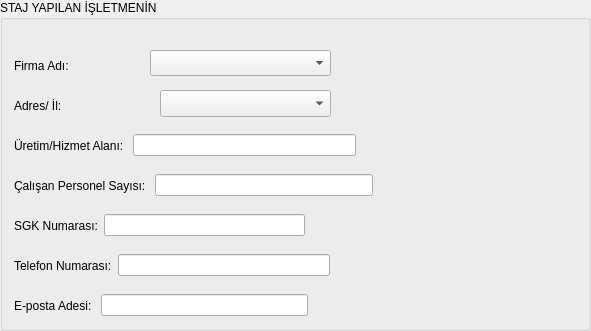
   <widget class="QGroupBox" name="groupBox_2">
    <property name="geometry">
     <rect>
      <x>20</x>
      <y>320</y>
      <width>591</width>
      <height>331</height>
     </rect>
    </property>
    <property name="title">
     <string>STAJ YAPILAN İŞLETMENİN</string>
    </property>
    <widget class="QWidget" name="layoutWidget_10">
     <property name="geometry">
      <rect>
       <x>14</x>
       <y>290</y>
       <width>294</width>
       <height>31</height>
      </rect>
     </property>
     <layout class="QHBoxLayout" name="horizontalLayout_16">
      <item>
       <widget class="QLabel" name="label_20">
        <property name="text">
         <string>E-posta Adesi: </string>
        </property>
       </widget>
      </item>
      <item>
       <widget class="QLineEdit" name="lneFrmEposta"/>
      </item>
     </layout>
    </widget>
    <widget class="QComboBox" name="cmbFrmAdres">
     <property name="geometry">
      <rect>
       <x>160</x>
       <y>90</y>
       <width>171</width>
       <height>27</height>
      </rect>
     </property>
     <property name="currentIndex">
      <number>-1</number>
     </property>
     <item>
      <property name="text">
       <string>ADANA</string>
      </property>
     </item>
     <item>
      <property name="text">
       <string>ADIYAMAN</string>
      </property>
     </item>
     <item>
      <property name="text">
       <string>AFYON</string>
      </property>
     </item>
     <item>
      <property name="text">
       <string>AĞRI</string>
      </property>
     </item>
     <item>
      <property name="text">
       <string>AMASYA</string>
      </property>
     </item>
     <item>
      <property name="text">
       <string>ANKARA</string>
      </property>
     </item>
     <item>
      <property name="text">
       <string>ANTALYA</string>
      </property>
     </item>
     <item>
      <property name="text">
       <string>ARTVİN</string>
      </property>
     </item>
     <item>
      <property name="text">
       <string>AYDIN</string>
      </property>
     </item>
     <item>
      <property name="text">
       <string>BALIKESİR</string>
      </property>
     </item>
     <item>
      <property name="text">
       <string>BİLECİK</string>
      </property>
     </item>
     <item>
      <property name="text">
       <string>BİTLİS</string>
      </property>
     </item>
     <item>
      <property name="text">
       <string>BOLU</string>
      </property>
     </item>
     <item>
      <property name="text">
       <string>BURDUR </string>
      </property>
     </item>
     <item>
      <property name="text">
       <string>BURSA</string>
      </property>
     </item>
     <item>
      <property name="text">
       <string>ÇANAKKALE</string>
      </property>
     </item>
     <item>
      <property name="text">
       <string>ÇANKIRI</string>
      </property>
     </item>
     <item>
      <property name="text">
       <string>ÇORUM</string>
      </property>
     </item>
     <item>
      <property name="text">
       <string>DENİZLİ</string>
      </property>
     </item>
     <item>
      <property name="text">
       <string>DİYARBAKIR</string>
      </property>
     </item>
     <item>
      <property name="text">
       <string>ADANA</string>
      </property>
     </item>
     <item>
      <property name="text">
       <string>EDİRNE</string>
      </property>
     </item>
     <item>
      <property name="text">
       <string>ELAZIĞ</string>
      </property>
     </item>
     <item>
      <property name="text">
       <string>ERZİNCAN</string>
      </property>
     </item>
     <item>
      <property name="text">
       <string>ERZURUM</string>
      </property>
     </item>
     <item>
      <property name="text">
       <string>ESKİŞEHİR</string>
      </property>
     </item>
     <item>
      <property name="text">
       <string>GAZİANTEP</string>
      </property>
     </item>
     <item>
      <property name="text">
       <string>GİRESUN</string>
      </property>
     </item>
     <item>
      <property name="text">
       <string>GÜMÜŞHANE</string>
      </property>
     </item>
     <item>
      <property name="text">
       <string>HAKKARİ</string>
      </property>
     </item>
     <item>
      <property name="text">
       <string>HATAY</string>
      </property>
     </item>
     <item>
      <property name="text">
       <string>ISPARTA</string>
      </property>
     </item>
     <item>
      <property name="text">
       <string>MERSİN</string>
      </property>
     </item>
     <item>
      <property name="text">
       <string>İSTANBUL</string>
      </property>
     </item>
     <item>
      <property name="text">
       <string>İZMİR</string>
      </property>
     </item>
     <item>
      <property name="text">
       <string>KARS</string>
      </property>
     </item>
     <item>
      <property name="text">
       <string>KASTAMONU</string>
      </property>
     </item>
     <item>
      <property name="text">
       <string>KAYSERİ</string>
      </property>
     </item>
     <item>
      <property name="text">
       <string>KIRKLARELİ</string>
      </property>
     </item>
     <item>
      <property name="text">
       <string>KIRŞEHİR</string>
      </property>
     </item>
     <item>
      <property name="text">
       <string>KOCAELİ</string>
      </property>
     </item>
     <item>
      <property name="text">
       <string>KONYA</string>
      </property>
     </item>
     <item>
      <property name="text">
       <string>KÜTAHYA</string>
      </property>
     </item>
     <item>
      <property name="text">
       <string>MALATYA</string>
      </property>
     </item>
     <item>
      <property name="text">
       <string>MANİSA</string>
      </property>
     </item>
     <item>
      <property name="text">
       <string>K.MARAŞ</string>
      </property>
     </item>
     <item>
      <property name="text">
       <string>MARDİN</string>
      </property>
     </item>
     <item>
      <property name="text">
       <string>MUĞLA</string>
      </property>
     </item>
     <item>
      <property name="text">
       <string>MUŞ</string>
      </property>
     </item>
     <item>
      <property name="text">
       <string>NEVŞEHİR</string>
      </property>
     </item>
     <item>
      <property name="text">
       <string>NİĞDE</string>
      </property>
     </item>
     <item>
      <property name="text">
       <string>ORDU</string>
      </property>
     </item>
     <item>
      <property name="text">
       <string>RİZE</string>
      </property>
     </item>
     <item>
      <property name="text">
       <string>SAKARYA</string>
      </property>
     </item>
     <item>
      <property name="text">
       <string>SAMSUN</string>
      </property>
     </item>
     <item>
      <property name="text">
       <string>SİİRT</string>
      </property>
     </item>
     <item>
      <property name="text">
       <string>SİNOP</string>
      </property>
     </item>
     <item>
      <property name="text">
       <string>SİVAS</string>
      </property>
     </item>
     <item>
      <property name="text">
       <string>TEKİRDAĞ</string>
      </property>
     </item>
     <item>
      <property name="text">
       <string>TOKAT</string>
      </property>
     </item>
     <item>
      <property name="text">
       <string>TRABZON</string>
      </property>
     </item>
     <item>
      <property name="text">
       <string>TUNCELİ</string>
      </property>
     </item>
     <item>
      <property name="text">
       <string>ŞANLIURFA</string>
      </property>
     </item>
     <item>
      <property name="text">
       <string>UŞAK</string>
      </property>
     </item>
     <item>
      <property name="text">
       <string>VAN</string>
      </property>
     </item>
     <item>
      <property name="text">
       <string>YOZGAT</string>
      </property>
     </item>
     <item>
      <property name="text">
       <string>ZONGULDAK</string>
      </property>
     </item>
     <item>
      <property name="text">
       <string>AKSARAY</string>
      </property>
     </item>
     <item>
      <property name="text">
       <string>BAYBURT</string>
      </property>
     </item>
     <item>
      <property name="text">
       <string>KARAMAN</string>
      </property>
     </item>
     <item>
      <property name="text">
       <string>KIRIKKALE</string>
      </property>
     </item>
     <item>
      <property name="text">
       <string>BATMAN</string>
      </property>
     </item>
     <item>
      <property name="text">
       <string>ŞIRNAK</string>
      </property>
     </item>
     <item>
      <property name="text">
       <string>BARTIN</string>
      </property>
     </item>
     <item>
      <property name="text">
       <string>ARDAHAN</string>
      </property>
     </item>
     <item>
      <property name="text">
       <string>IĞDIR</string>
      </property>
     </item>
     <item>
      <property name="text">
       <string>YALOVA</string>
      </property>
     </item>
     <item>
      <property name="text">
       <string>KARABÜK</string>
      </property>
     </item>
     <item>
      <property name="text">
       <string>KİLİS</string>
      </property>
     </item>
     <item>
      <property name="text">
       <string>OSMANİYE</string>
      </property>
     </item>
     <item>
      <property name="text">
       <string>DÜZCE</string>
      </property>
     </item>
    </widget>
    <widget class="QWidget" name="layoutWidget_11">
     <property name="geometry">
      <rect>
       <x>14</x>
       <y>250</y>
       <width>316</width>
       <height>31</height>
      </rect>
     </property>
     <layout class="QHBoxLayout" name="horizontalLayout_15">
      <item>
       <widget class="QLabel" name="label_21">
        <property name="text">
         <string>Telefon Numarası:</string>
        </property>
       </widget>
      </item>
      <item>
       <widget class="QLineEdit" name="lneFrmTel"/>
      </item>
     </layout>
    </widget>
    <widget class="QWidget" name="layoutWidget_12">
     <property name="geometry">
      <rect>
       <x>14</x>
       <y>130</y>
       <width>342</width>
       <height>31</height>
      </rect>
     </property>
     <layout class="QHBoxLayout" name="horizontalLayout_12">
      <item>
       <widget class="QLabel" name="label_22">
        <property name="text">
         <string>Üretim/Hizmet Alanı: </string>
        </property>
       </widget>
      </item>
      <item>
       <widget class="QLineEdit" name="lneFrmAlani"/>
      </item>
     </layout>
    </widget>
    <widget class="QWidget" name="layoutWidget_13">
     <property name="geometry">
      <rect>
       <x>14</x>
       <y>90</y>
       <width>131</width>
       <height>31</height>
      </rect>
     </property>
     <layout class="QHBoxLayout" name="horizontalLayout_11">
      <item>
       <widget class="QLabel" name="label_23">
        <property name="text">
         <string>Adres/ İl:</string>
        </property>
       </widget>
      </item>
     </layout>
    </widget>
    <widget class="QWidget" name="layoutWidget_14">
     <property name="geometry">
      <rect>
       <x>14</x>
       <y>170</y>
       <width>359</width>
       <height>31</height>
      </rect>
     </property>
     <layout class="QHBoxLayout" name="horizontalLayout_13">
      <item>
       <widget class="QLabel" name="label_24">
        <property name="text">
         <string>Çalışan Personel Sayısı: </string>
        </property>
       </widget>
      </item>
      <item>
       <widget class="QLineEdit" name="lneFrmPersai"/>
      </item>
     </layout>
    </widget>
    <widget class="QWidget" name="layoutWidget_15">
     <property name="geometry">
      <rect>
       <x>14</x>
       <y>50</y>
       <width>131</width>
       <height>31</height>
      </rect>
     </property>
     <layout class="QHBoxLayout" name="horizontalLayout_10">
      <item>
       <widget class="QLabel" name="label_25">
        <property name="text">
         <string>Firma Adı: </string>
        </property>
       </widget>
      </item>
     </layout>
    </widget>
    <widget class="QWidget" name="layoutWidget_16">
     <property name="geometry">
      <rect>
       <x>14</x>
       <y>210</y>
       <width>291</width>
       <height>31</height>
      </rect>
     </property>
     <layout class="QHBoxLayout" name="horizontalLayout_14">
      <item>
       <widget class="QLabel" name="label_26">
        <property name="text">
         <string>SGK Numarası:</string>
        </property>
       </widget>
      </item>
      <item>
       <widget class="QLineEdit" name="lneFrmSgkNo"/>
      </item>
     </layout>
    </widget>
    <widget class="QComboBox" name="cmbFrmAdi">
     <property name="geometry">
      <rect>
       <x>150</x>
       <y>50</y>
       <width>181</width>
       <height>26</height>
      </rect>
     </property>
     <property name="currentIndex">
      <number>-1</number>
     </property>
     <item>
      <property name="text">
       <string>Akınsoft</string>
      </property>
     </item>
     <item>
      <property name="text">
       <string>Sahibinden</string>
      </property>
     </item>
     <item>
      <property name="text">
       <string>Yemeksepeti</string>
      </property>
     </item>
     <item>
      <property name="text">
       <string>Softtech</string>
      </property>
     </item>
     <item>
      <property name="text">
       <string>Gittigidiyor</string>
      </property>
     </item>
     <item>
      <property name="text">
       <string>Edelkrone</string>
      </property>
     </item>
     <item>
      <property name="text">
       <string>Onedio</string>
      </property>
     </item>
     <item>
      <property name="text">
       <string>Logo Yazılım</string>
      </property>
     </item>
     <item>
      <property name="text">
       <string>Webtures</string>
      </property>
     </item>
     <item>
      <property name="text">
       <string>Netaş</string>
      </property>
     </item>
     <item>
      <property name="text">
       <string>Arçelik</string>
      </property>
     </item>
     <item>
      <property name="text">
       <string>Aselsan</string>
      </property>
     </item>
     <item>
      <property name="text">
       <string>Havelsan</string>
      </property>
     </item>
    </widget>
   </widget>
